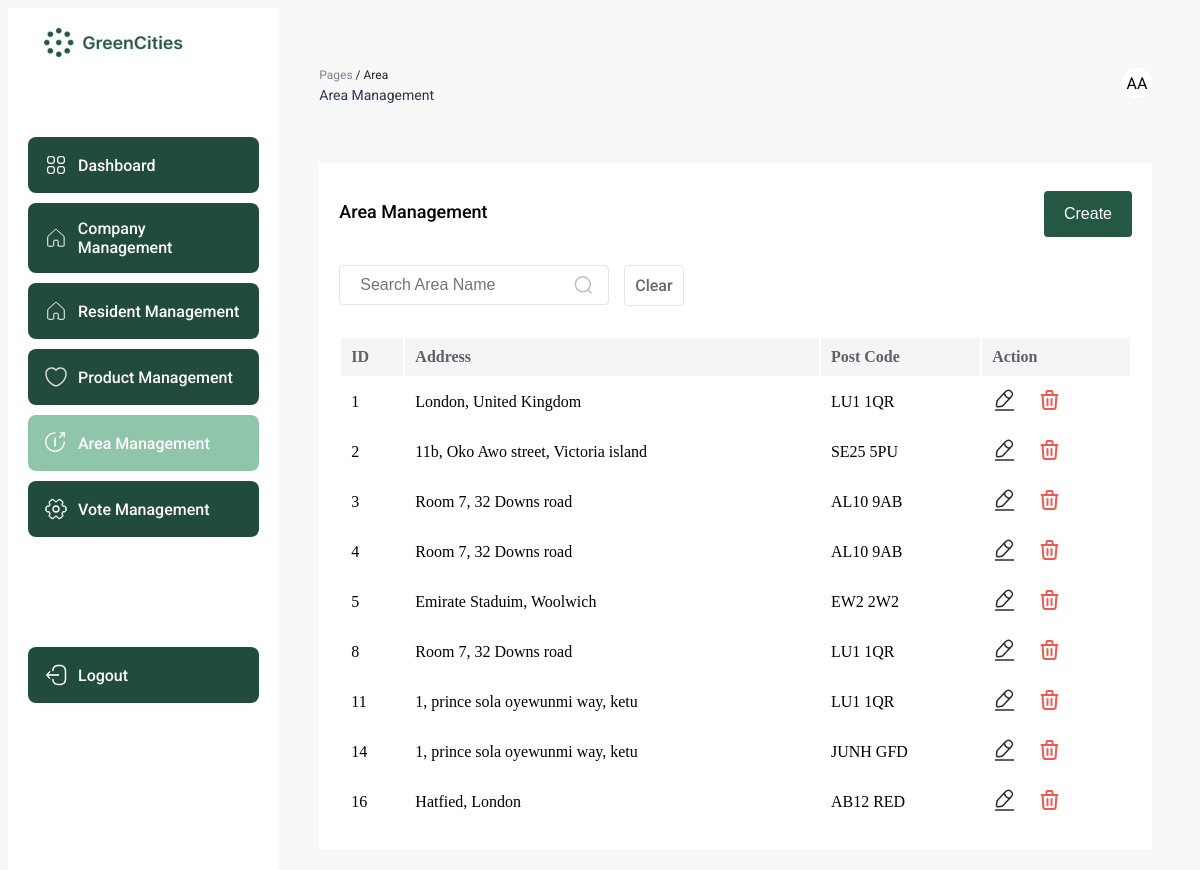
/area/index.php (signed in), run on an earlier commit of the app's database.
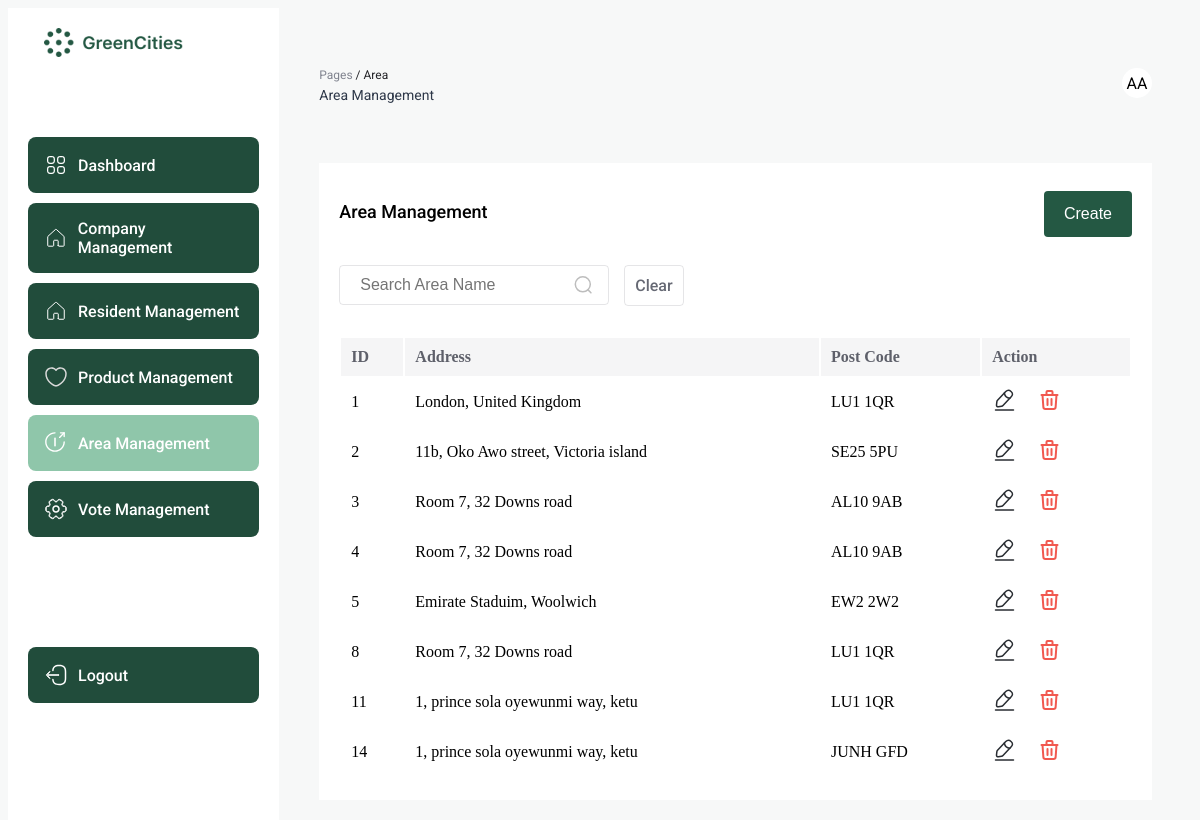
And on a later commit of the database.
### tables this page shows
CREATE TABLE `area` (
  `id` int(11) NOT NULL,
  `address` text NOT NULL,
  `postcode` varchar(10) NOT NULL,
  `user_id` int(11) NOT NULL
);

### area/index.php (the view, shortened to what the changed rows need)
<?php
$servername = "localhost";
$username = "root";
$password = "";
$dbname = "Green Alliance";
$conn = new mysqli($servername, $username, $password, $dbname);
$areaListData = [];
$searchName = $_POST['searchName'];
if (isset($searchName) && strlen($searchName) > 0 && isset($_POST['search'])) {
    $areaListQuery = "SELECT * FROM area WHERE address LIKE '%$searchName%'";
    $areaListResult = $conn->query($areaListQuery);
} else {
    $areaListQuery = "SELECT * FROM `area`";
    $areaListResult = $conn->query($areaListQuery);
}
if ($areaListResult->num_rows > 0) {
    while ($row = $areaListResult->fetch_assoc()) {
        $areaAddress = $row['address'];
        $areaPostCode = $row['postcode'];
        $areaId = $row['id'];
        $myMap = [
            "id" => $areaId,
            "postcode" => $areaPostCode,
            "address" => $areaAddress,
        ];
        $areaListData[] = $myMap;
    }
} else {
}
$templateData = array(
    "result" => $areaListData,
);
?>
<!DOCTYPE html>
<html lang="en">
<head>
</head>
<body>
    <div class="dashboard-container">
        <div style="width: 100%;">
            <div style="background: white; margin: 20px 40px; padding: 20px;">
                <table class="table" style="width: 100%;">
                    <thead>
                        <tr style="background: #F5F5F6;">
                            <th scope="col" style="text-align: left">ID</th>
                            <th scope="col" style="text-align: left">Address</th>
                            <th scope="col" style="text-align: left">Post Code</th>
                            <th scope="col" style="text-align: left">Action</th>
                        </tr>
                    </thead>
                    <tbody>
                        <?php foreach ($templateData['result'] as $option): ?>
                            <tr>
                                <td><?php echo $option["id"]; ?></td>
                                <td><?php echo $option["address"]; ?></td>
                                <td><?php echo $option["postcode"]; ?></td>
                                <td>
                                    <div style="display: flex; gap: 20px;">
                                        <a href="update.php?update=<?php echo $option['id'] ?>">
                                        </a>
                                        <a href="index.php?delete=<?php echo $option['id']; ?>">
                                        </a>
                                    </div>
                                </td>
                            </tr>
                        <?php endforeach; ?>
                    </tbody>
                </table>
            </div>
        </div>
    </div>
</body>
</html>

What changed in the data, as far as the page shows it:
removed area: id "16", address "Hatfied, London", postcode "AB12 RED"
